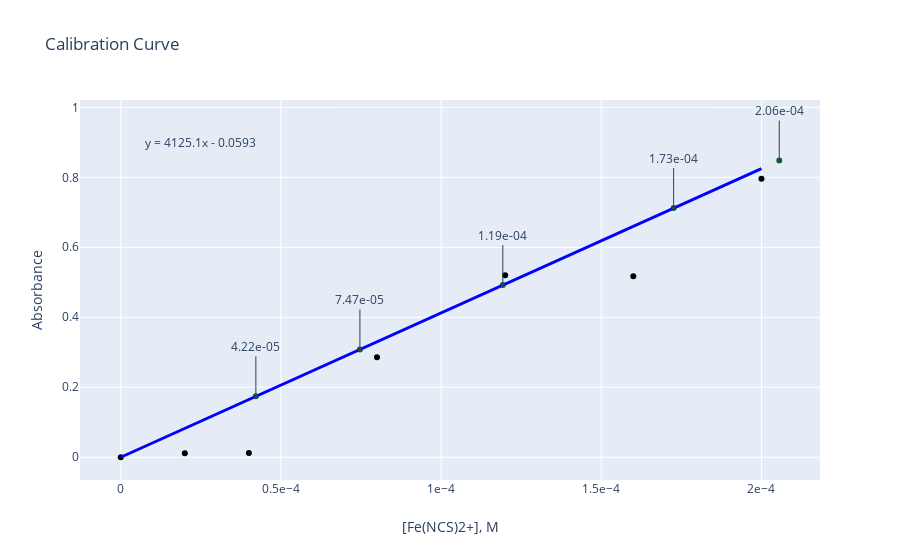

Notebook cell for this chart:
### Code cell
import plotly.graph_objs as go
import plotly.tools as tls

import matplotlib.pyplot as plt

import numpy as np

from scipy import stats


x = [0, 0.00002, 0.00004, 0.00008, 0.00012, 0.00016, 0.0002]
y = [0, 0.0114, .0123, .2858, .5199, .5171, .796]

t = np.array(x)

slope, intercept, r_value, p_value, std_err = stats.linregress(t,y)
line = (slope * t)
partb_yvalues = [0.174,0.308,0.492,0.712,0.848]
partb_xvalues = partb_yvalues / slope

p1 = go.Scatter(x=t,
                y=y,
                mode='markers',
                marker=dict(color='black'),
                text=["{:.2e}".format(i) for i in t]
               )

p2 = go.Scatter(x=t, 
                y=line,
                mode='lines',
                line=dict(color='blue', width=3),
                name='Calibration Curve'
                )

p3 = go.Scatter(x=partb_xvalues,
                y=partb_yvalues, 
                mode='markers',
                marker=dict(color='green'),
                text=["{:.2e}".format(i) for i in partb_xvalues]
               )

layout = go.Layout(xaxis=dict(ticks='', showticklabels=True, showspikes=True,
                              zeroline=False),
                   yaxis=dict(ticks='', showticklabels=True, showspikes=True,
                              zeroline=False),
                   showlegend=False, hovermode='closest')

fig = go.Figure(data=[p1, p3, p2], layout=layout)
fig.update_xaxes(title_text="[Fe(NCS)2+], M")
fig.update_yaxes(title_text="Absorbance")
fig.update_layout(
    title_text="Calibration Curve",
    annotations=[
        go.layout.Annotation(
            x=partb_xvalues[0],
            y=partb_yvalues[0],
            xref="x",
            yref="y",
            text="{:.2e}".format(partb_xvalues[0]),
            showarrow=True,
            arrowhead=7,
            ax=0,
            ay=-50
        ),
        go.layout.Annotation(
            x=partb_xvalues[1],
            y=partb_yvalues[1],
            xref="x",
            yref="y",
            text="{:.2e}".format(partb_xvalues[1]),
            showarrow=True,
            arrowhead=7,
            ax=0,
            ay=-50
        ),
        go.layout.Annotation(
            x=partb_xvalues[2],
            y=partb_yvalues[2],
            xref="x",
            yref="y",
            text="{:.2e}".format(partb_xvalues[2]),
            showarrow=True,
            arrowhead=7,
            ax=0,
            ay=-50
        ),
        go.layout.Annotation(
            x=partb_xvalues[3],
            y=partb_yvalues[3],
            xref="x",
            yref="y",
            text="{:.2e}".format(partb_xvalues[3]),
            showarrow=True,
            arrowhead=7,
            ax=0,
            ay=-50
        ),
        go.layout.Annotation(
            x=partb_xvalues[4],
            y=partb_yvalues[4],
            xref="x",
            yref="y",
            text="{:.2e}".format(partb_xvalues[4]),
            showarrow=True,
            arrowhead=7,
            ax=0,
            ay=-50
        ),
        go.layout.Annotation(
            x=0.25e-4,
            y=0.9,
            xref="x",
            yref="y",
            text="y = 4125.1x - 0.0593",
            showarrow=False,
            arrowhead=1,
            ax=0,
            ay=0
        ),
    ],
    xaxis=dict(
        showexponent = "all",
        exponentformat = "e"
    )
)
fig.show()

### Figure 1 — Plotly figure (JSON) as saved in the notebook; plotly's stock layout.template omitted (floating-point values rounded to 4 significant figures)
{"data": [{"marker": {"color": "black"}, "mode": "markers", "text": ["0.00e+00", "2.00e-05", "4.00e-05", "8.00e-05", "1.20e-04", "1.60e-04", "2.00e-04"], "type": "scatter", "x": [0, 2e-05, 4e-05, 8e-05, 0.00012, 0.00016, 0.0002], "y": [0, 0.0114, 0.0123, 0.2858, 0.5199, 0.5171, 0.796]}, {"marker": {"color": "green"}, "mode": "markers", "text": ["4.22e-05", "7.47e-05", "1.19e-04", "1.73e-04", "2.06e-04"], "type": "scatter", "x": [4.218e-05, 7.466e-05, 0.0001193, 0.0001726, 0.0002056], "y": [0.174, 0.308, 0.492, 0.712, 0.848]}, {"line": {"color": "blue", "width": 3}, "mode": "lines", "name": "Calibration Curve", "type": "scatter", "x": [0, 2e-05, 4e-05, 8e-05, 0.00012, 0.00016, 0.0002], "y": [0, 0.08251, 0.165, 0.33, 0.4951, 0.6601, 0.8251]}], "layout": {"annotations": [{"arrowhead": 7, "ax": 0, "ay": -50, "showarrow": true, "text": "4.22e-05", "x": 4.218e-05, "xref": "x", "y": 0.174, "yref": "y"}, {"arrowhead": 7, "ax": 0, "ay": -50, "showarrow": true, "text": "7.47e-05", "x": 7.466e-05, "xref": "x", "y": 0.308, "yref": "y"}, {"arrowhead": 7, "ax": 0, "ay": -50, "showarrow": true, "text": "1.19e-04", "x": 0.0001193, "xref": "x", "y": 0.492, "yref": "y"}, {"arrowhead": 7, "ax": 0, "ay": -50, "showarrow": true, "text": "1.73e-04", "x": 0.0001726, "xref": "x", "y": 0.712, "yref": "y"}, {"arrowhead": 7, "ax": 0, "ay": -50, "showarrow": true, "text": "2.06e-04", "x": 0.0002056, "xref": "x", "y": 0.848, "yref": "y"}, {"arrowhead": 1, "ax": 0, "ay": 0, "showarrow": false, "text": "y = 4125.1x - 0.0593", "x": 2.5e-05, "xref": "x", "y": 0.9, "yref": "y"}], "hovermode": "closest", "showlegend": false, "title": {"text": "Calibration Curve"}, "xaxis": {"exponentformat": "e", "showexponent": "all", "showspikes": true, "showticklabels": true, "ticks": "", "title": {"text": "[Fe(NCS)2+], M"}, "zeroline": false}, "yaxis": {"showspikes": true, "showticklabels": true, "ticks": "", "title": {"text": "Absorbance"}, "zeroline": false}}}
